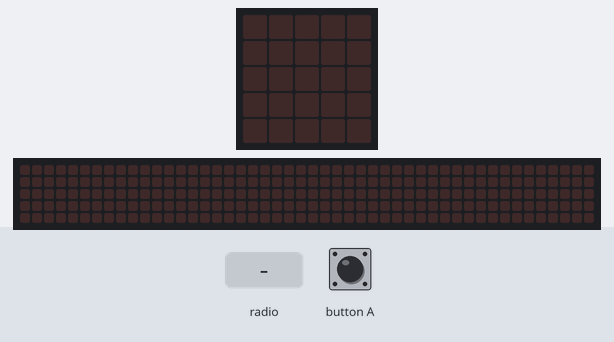
Simulated run of this program. Board: Calliope mini (MakeCode). On the bench: the board's 5×5 LED display, a strip that is not on the board, showing the scrolling text unrolled. Inputs (shaded band) come from the test bench. No radio messages arrive unless stated (any console line starting 'radio sent:' is added by the test bench); the 48×5 strip is a reading aid, not a part: it shows the text the display is scrolling, unrolled, one strip-width of it at a time; what the program prints to the serial console is not drawn.

Above: at 1.2 s.
1.3 s: radio message "Pong=1" arrives
At 3.77 s:
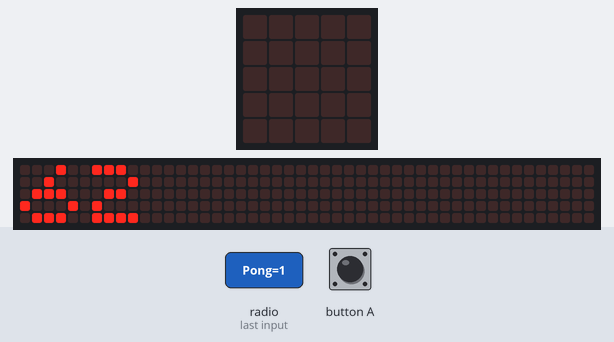
4.3 s: radio message "Pong=0" arrives
At 7.75 s:
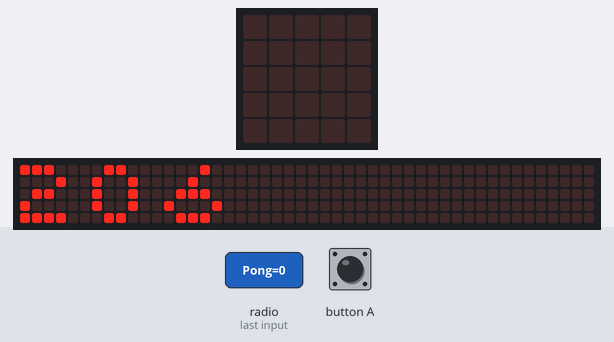
Timing chart, 0 to 9.2 s (numbered marks = the images above; inputs shaded):
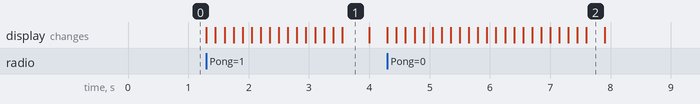

The program:

main.ts
```typescript
input.onButtonEvent(Button.A, input.buttonEventClick(), function () {
    radio.sendValue("Ping", 0)
})
radio.onReceivedValue(function (name, value) {
    if (name == "Pong") {
        basic.showString("" + (Funk - 1))
    }
})
let Funk = 0
Funk = 0
radio.setGroup(Funk)
basic.forever(function () {
    radio.setGroup(Funk)
    Funk += 1
    radio.sendValue("Ping", 0)
})
```

test.ts
```typescript
// Hier kann man Tests durchführen; diese Datei wird nicht kompiliert, wenn dieses Paket als Erweiterung verwendet wird.
```

Measured:
- after the input at 1.3 s, the display: changes at once (image 1)
- after the input at 4.3 s, the display: changes at once (image 2)
- what the display in image 1 shows lasts 0.4 s, from 3.6 s to 4.0 s
